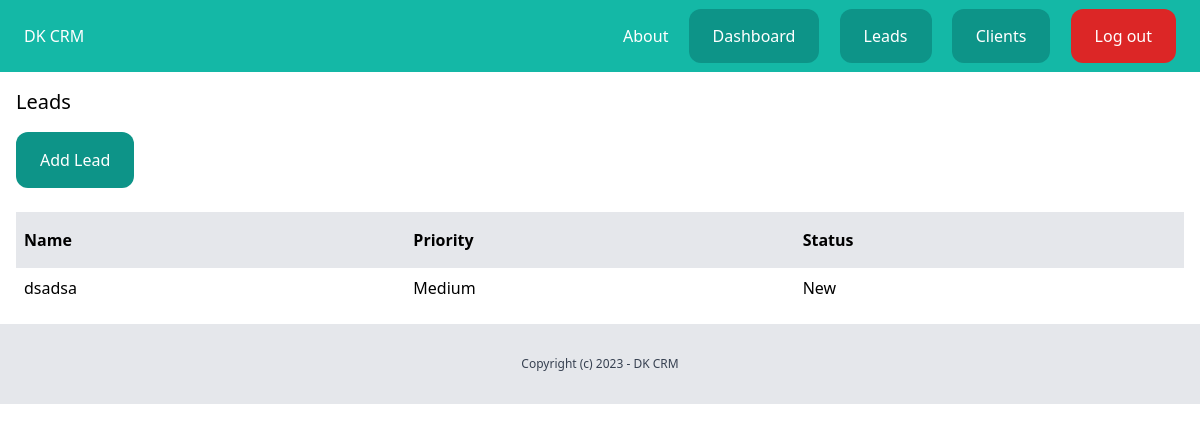
Screenshot of /dashboard/leads/ (signed in) with the database file from the repository.
### lead/models.py (models this page shows, shortened)
class Lead(models.Model):
    LOW = 'low'
    MEDIUM = 'medium'
    HIGH = 'high'
    CHOICES_PRIORITY = (
        (LOW, 'Low'),
        (MEDIUM, 'Medium'),
        (HIGH, 'High'),
    )
    NEW = 'new'
    CONTACTED = 'contacted'
    WON = 'won'
    LOST = 'lost'
    CHOICES_STATUS = (
        (NEW, 'New'),
        (CONTACTED, 'Contacted'),
        (WON, 'Won'),
        (LOST, 'Lost'),
    )
    name = models.CharField(max_length=255)
    email = models.EmailField()
    description = models.TextField(blank=True, null=True)
    priority = models.CharField(max_length=10, choices=CHOICES_PRIORITY, default=MEDIUM)
    status = models.CharField(max_length=10, choices=CHOICES_STATUS, default=NEW)
    converted_to_client = models.BooleanField(default=False)
    created_by = models.ForeignKey(User, related_name='leads', on_delete=models.CASCADE)
    created_at = models.DateTimeField(auto_now_add=True)
    modified_at = models.DateTimeField(auto_now=True)

### lead/views.py (the view)
# urls.py: path('', views.leads_list, name='leads_list'),
@login_required
def leads_list(request):
    leads = Lead.objects.filter(created_by=request.user, converted_to_client=False)
    return render(request, 'lead/leads_list.html', {
        'leads': leads
    })

### lead/templates/lead/leads_list.html (shortened to what this page needs)
{% extends 'core/base.html' %}
{% block content %}
    <div class="py-4 px-4">
        <h1 class="mb-4 text-xl">Leads</h1>
        <a href="{% url 'add_lead' %}" class="inline-block py-4 px-6 bg-teal-600 rounded-xl text-white">Add Lead</a>
        <div class="mt-6 flex justify-between">
            <p class="py-4 px-2 bg-gray-200 font-semibold w-full">Name</p>
            <p class="py-4 px-2 bg-gray-200 font-semibold w-full">Priority</p>
            <p class="py-4 px-2 bg-gray-200 font-semibold w-full">Status</p>
        </div>
        {% for lead in leads %}
            <div class="flex justify-between">
                <p class="py-2 px-2 w-full {% cycle '' 'bg-gray-100' %}">
                   <a href="{% url 'leads_detail' lead.id %}">{{ lead.name }}</a>
                </p>
                <p class="py-2 px-2 w-full {% cycle '' 'bg-gray-100' %}">{{ lead.get_priority_display }}</p>
                <p class="py-2 px-2 w-full {% cycle '' 'bg-gray-100' %}">{{ lead.get_status_display }}</p>
            </div>
        {% empty %}
            <p class="py-4 px-4 bg-teal-300 text-white"> There are no leads in the database yet...</p>
        {% endfor %}
    </div>
{% endblock %}

### rows the page displays
Lead: name "dsadsa", priority "Medium", status "New"
